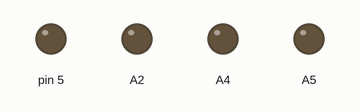
Bench run of a sketch on a simulated Arduino Uno, built with avr-gcc and run on an emulated ATmega328P. Shown: output pins drawn as LEDs (lit = HIGH).

Above: at 0.2 s.
At 1.7 s:
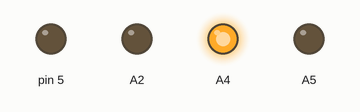
At 2.7 s:
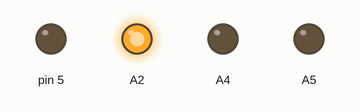
At 3.7 s:
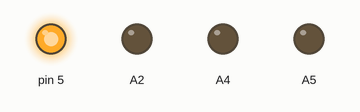
At 4.7 s:
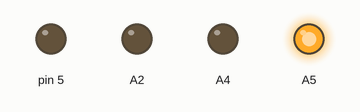
Timing chart, 0 to 5.2 s (numbered marks = the images above):
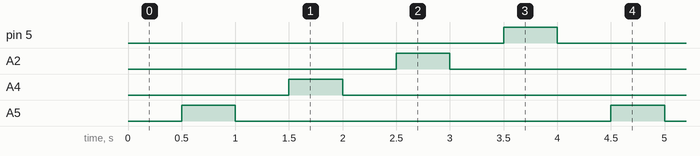

Measured:
- by itself, pin 5, A2, A4, A5: alternates HIGH for 0.50 s and LOW for 3.5 s

The sketch:

PortableAlarmTest.ino
```cpp
/*
 Name:		PortableAlarmTest.ino
 Created:	6/27/2020 3:39:19 PM
 Author:	luigi.santagada
*/

// the setup function runs once when you press reset or power the board
void setup() {
	Serial.begin(9600);
	setPinsMode();
}

// the loop function runs over and over again until power down or reset
void loop() {
	checkUsb1();
	checkUsb2();
	checkUsb3();

}

void setPinsMode()
{

}


void checkUsb2()
{
	pinMode(A2, OUTPUT);
	delay(500);
	digitalWrite(A2, HIGH);
	delay(500);
	digitalWrite(A2, LOW);
}

void checkUsb3()
{
	pinMode(5, OUTPUT);
	delay(500);
	digitalWrite(5, HIGH);
	delay(500);
	digitalWrite(5, LOW);
}

void checkUsb1()
{
	pinMode(A4, OUTPUT);
	pinMode(A5, OUTPUT);

	delay(500);
	digitalWrite(A5, HIGH);
	delay(500);
	digitalWrite(A5, LOW);
	delay(500);
	digitalWrite(A4, HIGH);
	delay(500);
	digitalWrite(A4, LOW);
}
```
